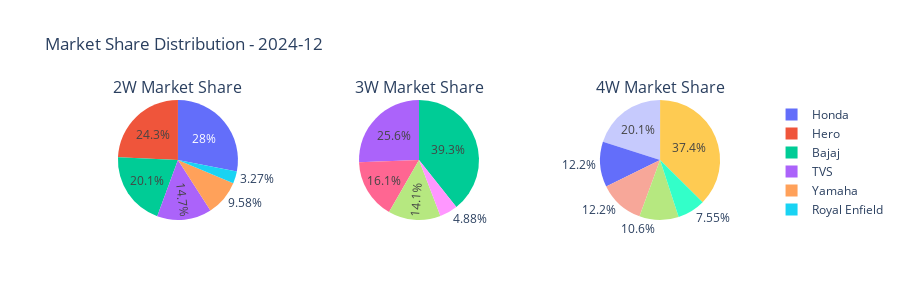

The code cell stored with this chart in its notebook:
### Code cell
if not market_share.empty:
    latest_period = market_share['year_month'].max()
    latest_share = market_share[market_share['year_month'] == latest_period]
    
    # Create pie charts for each category
    categories = latest_share['vehicle_category'].unique()
    n_categories = len(categories)
    
    if n_categories > 0:
        cols = min(3, n_categories)
        rows = (n_categories + cols - 1) // cols
        
        fig = make_subplots(
            rows=rows, 
            cols=cols,
            specs=[[{"type": "pie"}] * cols for _ in range(rows)],
            subplot_titles=[f"{cat} Market Share" for cat in categories]
        )
        
        for i, category in enumerate(categories):
            cat_data = latest_share[latest_share['vehicle_category'] == category]
            cat_data = cat_data.nlargest(8, 'market_share')  # Top 8 to avoid clutter
            
            row = i // cols + 1
            col = i % cols + 1
            
            fig.add_trace(
                go.Pie(
                    labels=cat_data['manufacturer'],
                    values=cat_data['market_share'],
                    name=category,
                    showlegend=(i == 0)  # Only show legend for first chart
                ),
                row=row, col=col
            )
        
        fig.update_layout(
            title_text=f"Market Share Distribution - {latest_period}",
            height=300 * rows,
            template='plotly_white'
        )
        
        fig.show()
    else:
        print("No categories found for market share visualization")
else:
    print("Market share data not available")

### Figure 1 — Plotly figure (JSON) as saved in the notebook; plotly's stock layout.template omitted (floating-point values rounded to 4 significant figures)
{"data": [{"domain": {"x": [0, 0.2889], "y": [0, 1]}, "labels": ["Honda", "Hero", "Bajaj", "TVS", "Yamaha", "Royal Enfield"], "name": "2W", "showlegend": true, "type": "pie", "values": [28.04, 24.3, 20.09, 14.72, 9.579, 3.271]}, {"domain": {"x": [0.3556, 0.6444], "y": [0, 1]}, "labels": ["Bajaj", "TVS", "Piaggio", "Mahindra", "Force Motors"], "name": "3W", "showlegend": false, "type": "pie", "values": [39.31, 25.6, 16.08, 14.13, 4.876]}, {"domain": {"x": [0.7111, 1], "y": [0, 1]}, "labels": ["Maruti Suzuki", "Tata Motors", "Honda", "Hyundai", "Mahindra", "Toyota"], "name": "4W", "showlegend": false, "type": "pie", "values": [37.43, 20.09, 12.17, 12.17, 10.59, 7.546]}], "layout": {"annotations": [{"font": {"size": 16}, "showarrow": false, "text": "2W Market Share", "x": 0.1444, "xanchor": "center", "xref": "paper", "y": 1, "yanchor": "bottom", "yref": "paper"}, {"font": {"size": 16}, "showarrow": false, "text": "3W Market Share", "x": 0.5, "xanchor": "center", "xref": "paper", "y": 1, "yanchor": "bottom", "yref": "paper"}, {"font": {"size": 16}, "showarrow": false, "text": "4W Market Share", "x": 0.8556, "xanchor": "center", "xref": "paper", "y": 1, "yanchor": "bottom", "yref": "paper"}], "height": 300, "title": {"text": "Market Share Distribution - 2024-12"}}}
